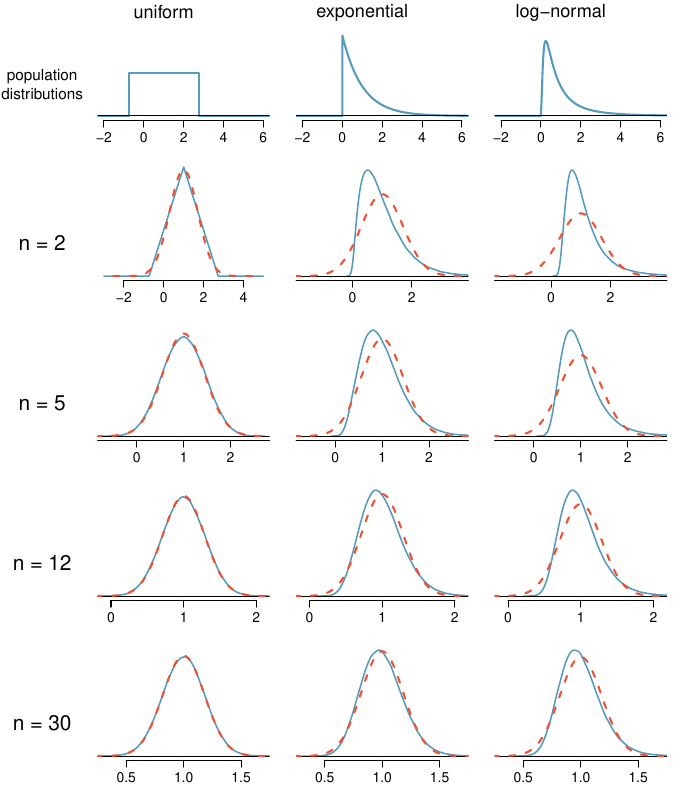

Source code (R):
library(openintro)
data(COL)

set.seed(50)
n  <- c(2,5,12,30) #c(2,6,15,50)
ss <- 4*10^5
cex.axis <- 1.3
roof <- 1.03
bw <- 1.4

addNormal <- function(m, s, lty=2,col=COL[4], ...){
	X <- seq(m-5*s, m+5*s, s/9.8)
	Y <- dnorm(X, m, s)
	lines(X, Y, lty=lty, col=col, ...)
}

pdf('cltSimulations.pdf', 6.8, 8)

layout(matrix(1:20, 5, byrow = TRUE),
       widths = c(0.85, 2, 2, 2),
       heights = rep(2, 5))

par(mar=rep(0,4), mgp=c(4, 0.9, 0))

# _____ Create The Originals _____ #
X <- sort(c(-3, 1-sqrt(3)-0.001,
            1-sqrt(3)+0.001, -0.00001, 0, 0.00001,
            seq(0.05, 7.3, 0.025)))
Yu <- dunif(X, 1-sqrt(3), 1+sqrt(3))
Ye <- dexp(X)
Yl <- dlnorm(X, log(1/sqrt(2)), sqrt(log(2))+0.2)

plot(0:1, 0:1, axes=FALSE, type='n')
text(0.5, 0.47, 'population\ndistributions', cex=1.4)

par(mar=c(3, 1, 0, 1))
plot(X, Yu, type='s', xlab='', ylab='',
     xlim=c(-2, 6), ylim=c(0, 0.75),
     axes=FALSE, col=COL[1], lwd=2)
text(1, 0.77, 'uniform', pos=1, cex=1.7)
axis(1, at=seq(-2, 6, 2), cex.axis=cex.axis)
abline(h=0)

plot(X, Ye, type='l', xlab='', ylab='',
     xlim=c(-2, 6), ylim=c(0, 83/60),
     axes=FALSE, col=COL[1], lwd=2)
text(1, 86/60, 'exponential', pos=1, cex=1.7)
axis(1, at=seq(-2, 6, 2), cex.axis=cex.axis)
abline(h=0)

plot(X, Yl, type='l', xlab='', ylab='',
     xlim=c(-2, 6), ylim=c(0, 83/60),
     axes=FALSE, col=COL[1], lwd=2)
text(1, 86/60, 'log-normal', pos=1, cex=1.7)
axis(1, at=seq(-2, 6, 2), cex.axis=cex.axis)
abline(h=0)

# _____ Create Loop For Plots _____ #
par(mar=c(3, 1, 0.2, 1))
set.seed(50)

at <- list()
at[[1]] <- seq(-2,4,2)
at[[2]] <- -1:3
at[[3]] <- 0:2
at[[4]] <- seq(0.5, 1.5, 0.5)
for(i in 1:length(n)){
	plot(0:1, 0:1, axes=FALSE, type='n')
	text(0.5, 0.3, paste('n =', n[i]), cex=1.9)
	xlim <- 1+3.8*c(-1,1)/sqrt(n[i])
	if(n[i] != 2){
		x <- rep(NA, ss)
		for(j in 1:ss) x[j] <- mean(runif(n[i],1-sqrt(3),1+sqrt(3)))
		d <- density(x, adjust=bw)
		R <- range(c(0, d$y))*1.1
		plot(d, main='', xlab='', ylab='', axes=FALSE,
		     xlim=xlim, ylim=R, col=COL[1], lwd=1.5)
		abline(h=0)
		axis(1, at=at[[i]], cex.axis=cex.axis)
	} else {
		X <- c(-3, 1-sqrt(3), 1, 1+sqrt(3), 5)
		Y <- c(0, 0, 1/sqrt(3), 0, 0)
		plot(X, Y, axes=FALSE, type='l',
		     xlab='', ylab='', col=COL[1], lwd=1.5)
		axis(1, at=at[[i]], cex.axis=cex.axis)
	}
	addNormal(1, 1/sqrt(n[i]), lwd=2)
	
	x <- rep(NA, ss)
	for(j in 1:ss) x[j] <- mean(rexp(n[i]))
	d <- density(x, adjust=bw)
	R <- range(c(0, d$y))*roof
	plot(d$x, d$y, type='l', main='',
	     xlab='', ylab='', axes=FALSE,
	     xlim=xlim, ylim=R, col=COL[1], lwd=1.5)
	abline(h=0)
	axis(1, at=at[[i]], cex.axis=cex.axis)
	addNormal(1, 1/sqrt(n[i]), lwd=2)
	
	
	x <- rep(NA, ss)
	for(j in 1:ss){
		x[j] <- mean(rlnorm(n[i], log(1/sqrt(2)),
		             sqrt(log(2)))+0.15/i^3)
	}
	d <- density(x, adjust=bw)
	R <- range(c(0, d$y))*roof
	plot(d$x, d$y, type='l', main='',
	     xlab='', ylab='', axes=FALSE,
	     xlim=xlim, ylim=R, col=COL[1], lwd=1.5)
	abline(h=0)
	axis(1, at=at[[i]], cex.axis=cex.axis)
	addNormal(1, 1/sqrt(n[i]), lwd=2)
	
	
	cat(1/sqrt(n[i]), sd(x), '')
	cat(n[i], '\n')
}
#x <- c()
#for(i in 1:5000)	x[i] <- mean(rexp(20, 1))
#density(x)
#hist(x)

dev.off()

